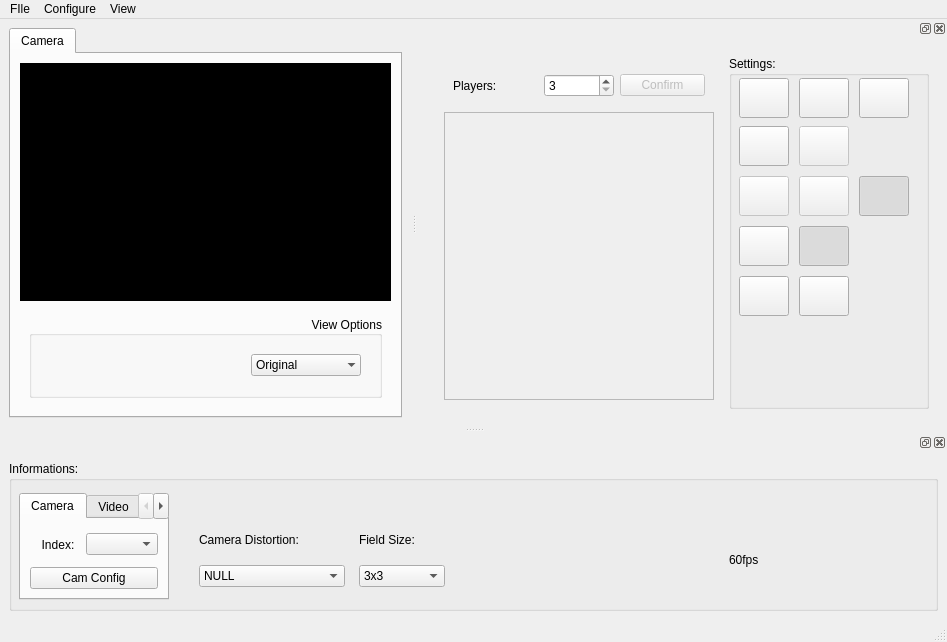
<?xml version="1.0" encoding="UTF-8"?>
<ui version="4.0">
 <class>MainVSSWindow</class>
 <widget class="QMainWindow" name="MainVSSWindow">
  <property name="geometry">
   <rect>
    <x>0</x>
    <y>0</y>
    <width>947</width>
    <height>642</height>
   </rect>
  </property>
  <property name="windowTitle">
   <string>VSS-Vision (RobôCIn)</string>
  </property>
  <property name="windowIcon">
   <iconset resource="../image.qrc">
    <normaloff>:/image/icon/icon_squared_medium.png</normaloff>:/image/icon/icon_squared_medium.png</iconset>
  </property>
  <widget class="QWidget" name="CentralWidget">
   <property name="enabled">
    <bool>true</bool>
   </property>
   <layout class="QVBoxLayout" name="verticalLayout_6">
    <item>
     <widget class="QTabWidget" name="tabWidget">
      <property name="currentIndex">
       <number>0</number>
      </property>
      <widget class="QWidget" name="cameraTab">
       <attribute name="title">
        <string>Camera</string>
       </attribute>
       <layout class="QVBoxLayout" name="verticalLayout_2">
        <item>
         <widget class="QFrame" name="cameraFrame">
          <property name="sizePolicy">
           <sizepolicy hsizetype="Expanding" vsizetype="Expanding">
            <horstretch>0</horstretch>
            <verstretch>0</verstretch>
           </sizepolicy>
          </property>
          <property name="minimumSize">
           <size>
            <width>0</width>
            <height>0</height>
           </size>
          </property>
          <property name="maximumSize">
           <size>
            <width>16777215</width>
            <height>16777215</height>
           </size>
          </property>
          <property name="styleSheet">
           <string notr="true">background-color: rgb(0, 0, 0);</string>
          </property>
          <property name="frameShape">
           <enum>QFrame::StyledPanel</enum>
          </property>
          <property name="frameShadow">
           <enum>QFrame::Raised</enum>
          </property>
          <widget class="QLabel" name="cameraLabel">
           <property name="geometry">
            <rect>
             <x>70</x>
             <y>50</y>
             <width>321</width>
             <height>221</height>
            </rect>
           </property>
           <property name="sizePolicy">
            <sizepolicy hsizetype="Expanding" vsizetype="Expanding">
             <horstretch>4</horstretch>
             <verstretch>3</verstretch>
            </sizepolicy>
           </property>
           <property name="minimumSize">
            <size>
             <width>0</width>
             <height>0</height>
            </size>
           </property>
           <property name="mouseTracking">
            <bool>true</bool>
           </property>
           <property name="autoFillBackground">
            <bool>false</bool>
           </property>
           <property name="styleSheet">
            <string notr="true">background-color: rgb(0, 0, 0);</string>
           </property>
           <property name="text">
            <string/>
           </property>
           <property name="scaledContents">
            <bool>true</bool>
           </property>
           <property name="alignment">
            <set>Qt::AlignCenter</set>
           </property>
          </widget>
         </widget>
        </item>
        <item>
         <widget class="QWidget" name="cameraWidget" native="true">
          <property name="minimumSize">
           <size>
            <width>0</width>
            <height>100</height>
           </size>
          </property>
          <layout class="QHBoxLayout" name="horizontalLayout_4">
           <item>
            <widget class="QGroupBox" name="viewOptionsGroupBox">
             <property name="title">
              <string>View Options</string>
             </property>
             <property name="alignment">
              <set>Qt::AlignRight|Qt::AlignTrailing|Qt::AlignVCenter</set>
             </property>
             <layout class="QHBoxLayout" name="horizontalLayout_5">
              <item>
               <spacer name="horizontalSpacer">
                <property name="orientation">
                 <enum>Qt::Horizontal</enum>
                </property>
                <property name="sizeHint" stdset="0">
                 <size>
                  <width>222</width>
                  <height>20</height>
                 </size>
                </property>
               </spacer>
              </item>
              <item>
               <widget class="QWidget" name="viewOptionsWidget" native="true">
                <layout class="QVBoxLayout" name="verticalLayout_5">
                 <item>
                  <widget class="QComboBox" name="visualizationComboBox">
                   <property name="minimumSize">
                    <size>
                     <width>110</width>
                     <height>22</height>
                    </size>
                   </property>
                   <property name="layoutDirection">
                    <enum>Qt::LeftToRight</enum>
                   </property>
                   <property name="sizeAdjustPolicy">
                    <enum>QComboBox::AdjustToMinimumContentsLength</enum>
                   </property>
                   <property name="frame">
                    <bool>false</bool>
                   </property>
                   <item>
                    <property name="text">
                     <string>Original</string>
                    </property>
                   </item>
                  </widget>
                 </item>
                </layout>
               </widget>
              </item>
             </layout>
            </widget>
           </item>
          </layout>
         </widget>
        </item>
       </layout>
      </widget>
     </widget>
    </item>
   </layout>
  </widget>
  <widget class="QMenuBar" name="menubar">
   <property name="geometry">
    <rect>
     <x>0</x>
     <y>0</y>
     <width>947</width>
     <height>22</height>
    </rect>
   </property>
   <widget class="QMenu" name="menuFIle">
    <property name="title">
     <string>FIle</string>
    </property>
    <addaction name="separator"/>
    <addaction name="actionClose"/>
   </widget>
   <widget class="QMenu" name="menuConfigure">
    <property name="title">
     <string>Configure</string>
    </property>
   </widget>
   <widget class="QMenu" name="menuView">
    <property name="title">
     <string>View</string>
    </property>
    <addaction name="actionMenu"/>
   </widget>
   <addaction name="menuFIle"/>
   <addaction name="menuConfigure"/>
   <addaction name="menuView"/>
  </widget>
  <widget class="QStatusBar" name="statusbar"/>
  <widget class="QDockWidget" name="informationsDockWidget">
   <property name="allowedAreas">
    <set>Qt::BottomDockWidgetArea</set>
   </property>
   <attribute name="dockWidgetArea">
    <number>8</number>
   </attribute>
   <widget class="QWidget" name="dockWidgetContents">
    <layout class="QVBoxLayout" name="verticalLayout_4">
     <item>
      <widget class="QGroupBox" name="groupBox">
       <property name="sizePolicy">
        <sizepolicy hsizetype="Expanding" vsizetype="Expanding">
         <horstretch>0</horstretch>
         <verstretch>0</verstretch>
        </sizepolicy>
       </property>
       <property name="minimumSize">
        <size>
         <width>0</width>
         <height>150</height>
        </size>
       </property>
       <property name="title">
        <string>Informations:</string>
       </property>
       <widget class="QTabWidget" name="sourceTab">
        <property name="geometry">
         <rect>
          <x>10</x>
          <y>32</y>
          <width>150</width>
          <height>107</height>
         </rect>
        </property>
        <property name="sizePolicy">
         <sizepolicy hsizetype="Expanding" vsizetype="Expanding">
          <horstretch>0</horstretch>
          <verstretch>0</verstretch>
         </sizepolicy>
        </property>
        <property name="currentIndex">
         <number>0</number>
        </property>
        <property name="tabsClosable">
         <bool>false</bool>
        </property>
        <widget class="QWidget" name="camTab">
         <attribute name="title">
          <string>Camera</string>
         </attribute>
         <layout class="QVBoxLayout" name="verticalLayout_8">
          <item>
           <widget class="QWidget" name="cameraIndexWidget" native="true">
            <layout class="QHBoxLayout" name="horizontalLayout_6">
             <property name="spacing">
              <number>0</number>
             </property>
             <property name="leftMargin">
              <number>0</number>
             </property>
             <property name="topMargin">
              <number>0</number>
             </property>
             <property name="rightMargin">
              <number>0</number>
             </property>
             <property name="bottomMargin">
              <number>0</number>
             </property>
             <item>
              <widget class="QLabel" name="cameraIndexLabel">
               <property name="enabled">
                <bool>true</bool>
               </property>
               <property name="text">
                <string>Index:</string>
               </property>
               <property name="alignment">
                <set>Qt::AlignCenter</set>
               </property>
              </widget>
             </item>
             <item>
              <widget class="QComboBox" name="cameraIndexComboBox">
               <property name="enabled">
                <bool>true</bool>
               </property>
               <property name="editable">
                <bool>false</bool>
               </property>
              </widget>
             </item>
            </layout>
           </widget>
          </item>
          <item>
           <widget class="QPushButton" name="cameraConfigPushButton">
            <property name="enabled">
             <bool>true</bool>
            </property>
            <property name="text">
             <string>Cam Config</string>
            </property>
            <property name="autoDefault">
             <bool>false</bool>
            </property>
            <property name="default">
             <bool>false</bool>
            </property>
            <property name="flat">
             <bool>false</bool>
            </property>
           </widget>
          </item>
         </layout>
        </widget>
        <widget class="QWidget" name="videoTab">
         <attribute name="title">
          <string>Video</string>
         </attribute>
         <layout class="QVBoxLayout" name="verticalLayout_7">
          <item>
           <widget class="QLabel" name="videoFileNameLabel">
            <property name="enabled">
             <bool>true</bool>
            </property>
            <property name="layoutDirection">
             <enum>Qt::LeftToRight</enum>
            </property>
            <property name="text">
             <string>Video file name:</string>
            </property>
            <property name="alignment">
             <set>Qt::AlignCenter</set>
            </property>
           </widget>
          </item>
          <item>
           <widget class="QPushButton" name="videoPathBrowsePushButton">
            <property name="enabled">
             <bool>true</bool>
            </property>
            <property name="text">
             <string>Browse...</string>
            </property>
           </widget>
          </item>
         </layout>
        </widget>
        <widget class="QWidget" name="spinnakerTab">
         <attribute name="title">
          <string>Spinnaker</string>
         </attribute>
         <layout class="QVBoxLayout" name="verticalLayout_spinnaker">
          <item>
           <widget class="QWidget" name="spinnakerIndexWidget" native="true">
            <layout class="QHBoxLayout" name="horizontalLayout_spinnaker">
             <property name="spacing"><number>0</number></property>
             <property name="leftMargin"><number>0</number></property>
             <property name="topMargin"><number>0</number></property>
             <property name="rightMargin"><number>0</number></property>
             <property name="bottomMargin"><number>0</number></property>
             <item>
              <widget class="QLabel" name="spinnakerIndexLabel">
               <property name="text"><string>Camera:</string></property>
               <property name="alignment"><set>Qt::AlignCenter</set></property>
              </widget>
             </item>
             <item>
              <widget class="QComboBox" name="spinnakerComboBox"/>
             </item>
            </layout>
           </widget>
          </item>
         </layout>
        </widget>
       </widget>
       <widget class="QLabel" name="mousePositionLabel">
        <property name="geometry">
         <rect>
          <x>12</x>
          <y>32</y>
          <width>16</width>
          <height>17</height>
         </rect>
        </property>
        <property name="text">
         <string/>
        </property>
       </widget>
       <widget class="QWidget" name="cameraDistortionWidget" native="true">
        <property name="geometry">
         <rect>
          <x>190</x>
          <y>60</y>
          <width>146</width>
          <height>66</height>
         </rect>
        </property>
        <layout class="QVBoxLayout" name="verticalLayout_9">
         <item>
          <widget class="QLabel" name="CameraDistortion">
           <property name="text">
            <string>Camera Distortion:</string>
           </property>
          </widget>
         </item>
         <item>
          <widget class="QComboBox" name="DistortionComboBox">
           <item>
            <property name="text">
             <string>NULL</string>
            </property>
           </item>
           <item>
            <property name="text">
             <string>ELP-USB</string>
            </property>
           </item>
          </widget>
         </item>
        </layout>
       </widget>
       <widget class="QWidget" name="fieldSizeWidget" native="true">
        <property name="geometry">
         <rect>
          <x>350</x>
          <y>60</y>
          <width>86</width>
          <height>66</height>
         </rect>
        </property>
        <layout class="QVBoxLayout" name="verticalLayout_10">
         <item>
          <widget class="QLabel" name="fieldSizeLabel">
           <property name="text">
            <string>Field Size:</string>
           </property>
          </widget>
         </item>
         <item>
          <widget class="QComboBox" name="fieldSizeComboBox">
           <item>
            <property name="text">
             <string>3x3</string>
            </property>
           </item>
           <item>
            <property name="text">
             <string>5x5</string>
            </property>
           </item>
          </widget>
         </item>
        </layout>
       </widget>
       <widget class="QLabel" name="fpsLabel">
        <property name="geometry">
         <rect>
          <x>720</x>
          <y>90</y>
          <width>200</width>
          <height>17</height>
         </rect>
        </property>
        <property name="text">
         <string>60fps</string>
        </property>
       </widget>
      </widget>
     </item>
    </layout>
   </widget>
  </widget>
  <widget class="QDockWidget" name="settingsDockWidget">
   <property name="allowedAreas">
    <set>Qt::RightDockWidgetArea</set>
   </property>
   <attribute name="dockWidgetArea">
    <number>2</number>
   </attribute>
   <widget class="QWidget" name="dockWidgetContents_2">
    <layout class="QHBoxLayout" name="horizontalLayout">
     <item>
      <widget class="QWidget" name="widget_3" native="true">
       <property name="sizePolicy">
        <sizepolicy hsizetype="Preferred" vsizetype="Preferred">
         <horstretch>0</horstretch>
         <verstretch>0</verstretch>
        </sizepolicy>
       </property>
       <layout class="QHBoxLayout" name="horizontalLayout_3">
        <item>
         <widget class="QWidget" name="widget" native="true">
          <property name="sizePolicy">
           <sizepolicy hsizetype="Preferred" vsizetype="Preferred">
            <horstretch>0</horstretch>
            <verstretch>0</verstretch>
           </sizepolicy>
          </property>
          <property name="maximumSize">
           <size>
            <width>350</width>
            <height>16777215</height>
           </size>
          </property>
          <layout class="QVBoxLayout" name="verticalLayout">
           <item>
            <widget class="QWidget" name="numberOfPlayersWidget" native="true">
             <property name="sizePolicy">
              <sizepolicy hsizetype="Preferred" vsizetype="Preferred">
               <horstretch>0</horstretch>
               <verstretch>0</verstretch>
              </sizepolicy>
             </property>
             <layout class="QHBoxLayout" name="horizontalLayout_2">
              <item>
               <widget class="QLabel" name="numberOfPlayersLabel">
                <property name="text">
                 <string>Players:</string>
                </property>
               </widget>
              </item>
              <item>
               <widget class="QSpinBox" name="numberOfPlayersSpinBox">
                <property name="maximumSize">
                 <size>
                  <width>70</width>
                  <height>16777215</height>
                 </size>
                </property>
                <property name="minimum">
                 <number>3</number>
                </property>
                <property name="maximum">
                 <number>11</number>
                </property>
                <property name="value">
                 <number>3</number>
                </property>
               </widget>
              </item>
              <item>
               <widget class="QPushButton" name="numbetOfPlayersConfirm">
                <property name="enabled">
                 <bool>false</bool>
                </property>
                <property name="maximumSize">
                 <size>
                  <width>100</width>
                  <height>16777215</height>
                 </size>
                </property>
                <property name="text">
                 <string>Confirm</string>
                </property>
                <property name="checkable">
                 <bool>false</bool>
                </property>
               </widget>
              </item>
             </layout>
            </widget>
           </item>
           <item>
            <widget class="QScrollArea" name="robotsScrollArea">
             <property name="minimumSize">
              <size>
               <width>270</width>
               <height>0</height>
              </size>
             </property>
             <property name="maximumSize">
              <size>
               <width>16777215</width>
               <height>16777215</height>
              </size>
             </property>
             <property name="autoFillBackground">
              <bool>true</bool>
             </property>
             <property name="widgetResizable">
              <bool>true</bool>
             </property>
             <widget class="QWidget" name="scrollAreaWidgetContents">
              <property name="geometry">
               <rect>
                <x>0</x>
                <y>0</y>
                <width>268</width>
                <height>285</height>
               </rect>
              </property>
              <property name="autoFillBackground">
               <bool>true</bool>
              </property>
              <layout class="QVBoxLayout" name="verticalLayout_3"/>
             </widget>
            </widget>
           </item>
          </layout>
         </widget>
        </item>
        <item>
         <widget class="QGroupBox" name="groupBox_2">
          <property name="sizePolicy">
           <sizepolicy hsizetype="Preferred" vsizetype="Preferred">
            <horstretch>0</horstretch>
            <verstretch>0</verstretch>
           </sizepolicy>
          </property>
          <property name="minimumSize">
           <size>
            <width>200</width>
            <height>0</height>
           </size>
          </property>
          <property name="maximumSize">
           <size>
            <width>350</width>
            <height>16777215</height>
           </size>
          </property>
          <property name="title">
           <string>Settings:</string>
          </property>
          <widget class="QPushButton" name="halfPushButton">
           <property name="geometry">
            <rect>
             <x>70</x>
             <y>170</y>
             <width>50</width>
             <height>40</height>
            </rect>
           </property>
           <property name="toolTip">
            <string>&lt;html&gt;&lt;head/&gt;&lt;body&gt;&lt;p&gt;FIrst or second half button&lt;/p&gt;&lt;p&gt;This button toggles between first and second half of the game.&lt;/p&gt;&lt;p&gt;&lt;br/&gt;&lt;/p&gt;&lt;p&gt;The shortcut for this button is the letter '=' in the keyboard.&lt;/p&gt;&lt;/body&gt;&lt;/html&gt;</string>
           </property>
           <property name="text">
            <string/>
           </property>
           <property name="icon">
            <iconset resource="../iconTools/icontools.qrc">
             <normaloff>:/image/icon/field2.png</normaloff>
             <normalon>:/image/icon/field1.png</normalon>
             <disabledon>:/image/icon/field1.png</disabledon>
             <activeon>:/image/icon/field1.png</activeon>
             <selectedon>:/image/icon/field1.png</selectedon>:/image/icon/field2.png</iconset>
           </property>
           <property name="iconSize">
            <size>
             <width>32</width>
             <height>32</height>
            </size>
           </property>
           <property name="shortcut">
            <string>=</string>
           </property>
           <property name="checkable">
            <bool>true</bool>
           </property>
           <property name="checked">
            <bool>true</bool>
           </property>
          </widget>
          <widget class="QPushButton" name="capturePushButton">
           <property name="geometry">
            <rect>
             <x>10</x>
             <y>22</y>
             <width>50</width>
             <height>40</height>
            </rect>
           </property>
           <property name="toolTip">
            <string>&lt;html&gt;&lt;head/&gt;&lt;body&gt;&lt;p&gt;Start Capture Button&lt;/p&gt;&lt;p&gt;When this button is pressed, the application starts to get frames from the video or camera.&lt;/p&gt;&lt;p&gt;The shortcut of this button is the number 1.&lt;/p&gt;&lt;/body&gt;&lt;/html&gt;</string>
           </property>
           <property name="autoFillBackground">
            <bool>false</bool>
           </property>
           <property name="text">
            <string/>
           </property>
           <property name="icon">
            <iconset resource="../iconTools/icontools.qrc">
             <normaloff>:/image/icon/006-video-camera.png</normaloff>:/image/icon/006-video-camera.png</iconset>
           </property>
           <property name="iconSize">
            <size>
             <width>30</width>
             <height>30</height>
            </size>
           </property>
           <property name="shortcut">
            <string>1</string>
           </property>
           <property name="checkable">
            <bool>true</bool>
           </property>
           <property name="checked">
            <bool>false</bool>
           </property>
          </widget>
          <widget class="QPushButton" name="recordPushButton">
           <property name="enabled">
            <bool>true</bool>
           </property>
           <property name="geometry">
            <rect>
             <x>130</x>
             <y>22</y>
             <width>50</width>
             <height>40</height>
            </rect>
           </property>
           <property name="toolTip">
            <string>&lt;html&gt;&lt;head/&gt;&lt;body&gt;&lt;p&gt;Set Record Button&lt;/p&gt;&lt;p&gt;This button starts the record of the video. The popup asking the path and name of the video will appears once you start to record and set the start all button or the start capture button.&lt;/p&gt;&lt;p&gt;The shortcut of this button is the number 0.&lt;/p&gt;&lt;/body&gt;&lt;/html&gt;</string>
           </property>
           <property name="text">
            <string/>
           </property>
           <property name="icon">
            <iconset resource="../iconTools/icontools.qrc">
             <normaloff>:/image/icon/001-rec-button.png</normaloff>:/image/icon/001-rec-button.png</iconset>
           </property>
           <property name="iconSize">
            <size>
             <width>30</width>
             <height>30</height>
            </size>
           </property>
           <property name="shortcut">
            <string>0</string>
           </property>
           <property name="checkable">
            <bool>true</bool>
           </property>
          </widget>
          <widget class="QPushButton" name="visionInitPushButton">
           <property name="enabled">
            <bool>false</bool>
           </property>
           <property name="geometry">
            <rect>
             <x>10</x>
             <y>120</y>
             <width>50</width>
             <height>40</height>
            </rect>
           </property>
           <property name="toolTip">
            <string>&lt;html&gt;&lt;head/&gt;&lt;body&gt;&lt;p&gt;Start VIsion Button&lt;/p&gt;&lt;p&gt;This button starts the computational vision system.&lt;/p&gt;&lt;p&gt;&lt;br/&gt;&lt;/p&gt;&lt;p&gt;The shortcut of this button is the number 3.&lt;/p&gt;&lt;/body&gt;&lt;/html&gt;</string>
           </property>
           <property name="text">
            <string/>
           </property>
           <property name="icon">
            <iconset resource="../iconTools/icontools.qrc">
             <normaloff>:/image/icon/016-eye.png</normaloff>:/image/icon/016-eye.png</iconset>
           </property>
           <property name="iconSize">
            <size>
             <width>30</width>
             <height>30</height>
            </size>
           </property>
           <property name="shortcut">
            <string>3</string>
           </property>
           <property name="checkable">
            <bool>true</bool>
           </property>
           <property name="flat">
            <bool>false</bool>
           </property>
          </widget>
          <widget class="QPushButton" name="maggicSegmentationButton">
           <property name="enabled">
            <bool>true</bool>
           </property>
           <property name="geometry">
            <rect>
             <x>130</x>
             <y>120</y>
             <width>50</width>
             <height>40</height>
            </rect>
           </property>
           <property name="toolTip">
            <string>&lt;html&gt;&lt;head/&gt;&lt;body&gt;&lt;p&gt;Configure Vision Button&lt;/p&gt;&lt;p&gt;This button opens the configuration of the automatic segmentation system in a new window.&lt;/p&gt;&lt;p&gt;&lt;br/&gt;&lt;/p&gt;&lt;p&gt;The shortcut of this button is the letter m in the keyboard.&lt;/p&gt;&lt;/body&gt;&lt;/html&gt;</string>
           </property>
           <property name="text">
            <string/>
           </property>
           <property name="icon">
            <iconset resource="../iconTools/icontools.qrc">
             <normaloff>:/image/icon/030-wand.png</normaloff>:/image/icon/030-wand.png</iconset>
           </property>
           <property name="iconSize">
            <size>
             <width>30</width>
             <height>30</height>
            </size>
           </property>
           <property name="shortcut">
            <string>M</string>
           </property>
           <property name="checkable">
            <bool>true</bool>
           </property>
           <property name="checked">
            <bool>true</bool>
           </property>
           <property name="flat">
            <bool>false</bool>
           </property>
          </widget>
          <widget class="QPushButton" name="primaryColor">
           <property name="geometry">
            <rect>
             <x>10</x>
             <y>170</y>
             <width>50</width>
             <height>40</height>
            </rect>
           </property>
           <property name="toolTip">
            <string>&lt;html&gt;&lt;head/&gt;&lt;body&gt;&lt;p&gt;Primary color button&lt;/p&gt;&lt;p&gt;This button toggles between the blue color and the yellow color as primary color to your team.&lt;/p&gt;&lt;p&gt;&lt;br/&gt;&lt;/p&gt;&lt;p&gt;The shortcut for this button is key '-' in the keyboard.&lt;/p&gt;&lt;/body&gt;&lt;/html&gt;</string>
           </property>
           <property name="text">
            <string/>
           </property>
           <property name="icon">
            <iconset resource="../iconTools/icontools.qrc">
             <normaloff>:/image/icon/013-blueFlag.png</normaloff>
             <normalon>:/image/icon/014-yellowFlag.png</normalon>
             <activeon>:/image/icon/014-yellowFlag.png</activeon>
             <selectedon>:/image/icon/014-yellowFlag.png</selectedon>:/image/icon/013-blueFlag.png</iconset>
           </property>
           <property name="iconSize">
            <size>
             <width>32</width>
             <height>32</height>
            </size>
           </property>
           <property name="shortcut">
            <string>-</string>
           </property>
           <property name="checkable">
            <bool>true</bool>
           </property>
           <property name="checked">
            <bool>false</bool>
           </property>
           <property name="autoRepeatDelay">
            <number>0</number>
           </property>
           <property name="autoRepeatInterval">
            <number>0</number>
           </property>
           <property name="default">
            <bool>false</bool>
           </property>
           <property name="flat">
            <bool>false</bool>
           </property>
          </widget>
          <widget class="QPushButton" name="calibrateFieldPointspushButton">
           <property name="enabled">
            <bool>false</bool>
           </property>
           <property name="geometry">
            <rect>
             <x>70</x>
             <y>70</y>
             <width>50</width>
             <height>40</height>
            </rect>
           </property>
           <property name="toolTip">
            <string>&lt;html&gt;&lt;head/&gt;&lt;body&gt;&lt;p&gt;Field Points Calibration Button&lt;/p&gt;&lt;p&gt;This button opens a new window where you can calibrate the field points to the field crop function beside this button.&lt;/p&gt;&lt;p&gt;&lt;br/&gt;&lt;/p&gt;&lt;p&gt;The shortcut of this button is the letter c in the keyboard.&lt;/p&gt;&lt;/body&gt;&lt;/html&gt;</string>
           </property>
           <property name="text">
            <string/>
           </property>
           <property name="icon">
            <iconset resource="../iconTools/icontools.qrc">
             <normaloff>:/image/icon/003-football-field-in-perspective.png</normaloff>:/image/icon/003-football-field-in-perspective.png</iconset>
           </property>
           <property name="iconSize">
            <size>
             <width>32</width>
             <height>32</height>
            </size>
           </property>
           <property name="shortcut">
            <string>F</string>
           </property>
          </widget>
          <widget class="QPushButton" name="startAllPushButton">
           <property name="geometry">
            <rect>
             <x>70</x>
             <y>22</y>
             <width>50</width>
             <height>40</height>
            </rect>
           </property>
           <property name="toolTip">
            <string>&lt;html&gt;&lt;head/&gt;&lt;body&gt;&lt;p&gt;Start All Button&lt;/p&gt;&lt;p&gt;This button Start the capture, start the computational vision system, the strategy system as well as the communication system. Also, this button enables the camera crop in the visualization panel.&lt;/p&gt;&lt;p&gt;The shortcut of this button is the key ' in the keyboard.&lt;/p&gt;&lt;/body&gt;&lt;/html&gt;</string>
           </property>
           <property name="text">
            <string/>
           </property>
           <property name="icon">
            <iconset resource="../iconTools/icontools.qrc">
             <normaloff>:/image/icon/005-power-button.png</normaloff>
             <normalon>:/image/icon/004-pause.png</normalon>:/image/icon/005-power-button.png</iconset>
           </property>
           <property name="iconSize">
            <size>
             <width>30</width>
             <height>30</height>
            </size>
           </property>
           <property name="shortcut">
            <string>'</string>
           </property>
           <property name="checkable">
            <bool>true</bool>
           </property>
           <property name="checked">
            <bool>false</bool>
           </property>
          </widget>
          <widget class="QPushButton" name="visionConfigurePushButton">
           <property name="enabled">
            <bool>false</bool>
           </property>
           <property name="geometry">
            <rect>
             <x>70</x>
             <y>120</y>
             <width>50</width>
             <height>40</height>
            </rect>
           </property>
           <property name="toolTip">
            <string>&lt;html&gt;&lt;head/&gt;&lt;body&gt;&lt;p&gt;Configure Vision Button&lt;/p&gt;&lt;p&gt;   This button opens the configuration of the computational vision system in a new window.&lt;/p&gt;&lt;p&gt;&lt;br/&gt;&lt;/p&gt;&lt;p&gt;The shortcut of this button is the letter v in the keyboard.&lt;/p&gt;&lt;/body&gt;&lt;/html&gt;</string>
           </property>
           <property name="text">
            <string/>
           </property>
           <property name="icon">
            <iconset resource="../iconTools/icontools.qrc">
             <normaloff>:/image/icon/012-settings-work-tool.png</normaloff>:/image/icon/012-settings-work-tool.png</iconset>
           </property>
           <property name="iconSize">
            <size>
             <width>30</width>
             <height>30</height>
            </size>
           </property>
           <property name="shortcut">
            <string>V</string>
           </property>
           <property name="flat">
            <bool>false</bool>
           </property>
          </widget>
          <widget class="QPushButton" name="cutFieldPushButton">
           <property name="geometry">
            <rect>
             <x>10</x>
             <y>70</y>
             <width>50</width>
             <height>40</height>
            </rect>
           </property>
           <property name="toolTip">
            <string>&lt;html&gt;&lt;head/&gt;&lt;body&gt;&lt;p&gt;Cut Field Button&lt;/p&gt;&lt;p&gt;This button enables the field crop funtion. You can disable it at any time. The strategy and vision system may not work properly without this option marked. To configure the field crop area see the button beside this one.&lt;/p&gt;&lt;p&gt;&lt;br/&gt;&lt;/p&gt;&lt;p&gt;The shortcut of this button is the number 2.&lt;/p&gt;&lt;/body&gt;&lt;/html&gt;</string>
           </property>
           <property name="autoFillBackground">
            <bool>false</bool>
           </property>
           <property name="text">
            <string/>
           </property>
           <property name="icon">
            <iconset resource="../iconTools/icontools.qrc">
             <normaloff>:/image/icon/002-crop-symbol.png</normaloff>:/image/icon/002-crop-symbol.png</iconset>
           </property>
           <property name="iconSize">
            <size>
             <width>32</width>
             <height>32</height>
            </size>
           </property>
           <property name="shortcut">
            <string>2</string>
           </property>
           <property name="checkable">
            <bool>true</bool>
           </property>
           <property name="checked">
            <bool>false</bool>
           </property>
          </widget>
          <widget class="QPushButton" name="playNNButton">
           <property name="geometry">
            <rect>
             <x>10</x>
             <y>220</y>
             <width>50</width>
             <height>40</height>
            </rect>
           </property>
           <property name="toolTip">
            <string>&lt;html&gt;&lt;head/&gt;&lt;body&gt;&lt;p&gt;Play/Pause Button&lt;/p&gt;&lt;p&gt;This button toggles between the blue color and the yellow color as primary color to your team.&lt;/p&gt;&lt;p&gt;&lt;br/&gt;&lt;/p&gt;&lt;p&gt;The shortcut for this button is key 'p' in the keyboard.&lt;/p&gt;&lt;/body&gt;&lt;/html&gt;</string>
           </property>
           <property name="text">
            <string/>
           </property>
           <property name="icon">
            <iconset resource="../iconTools/icontools.qrc">
             <normaloff>:/image/icon/play.png</normaloff>
             <normalon>:/image/icon/pause.png</normalon>
             <activeon>:/image/icon/pause.png</activeon>
             <selectedon>:/image/icon/pause.png</selectedon>:/image/icon/play.png</iconset>
           </property>
           <property name="iconSize">
            <size>
             <width>32</width>
             <height>32</height>
            </size>
           </property>
           <property name="shortcut">
            <string>P</string>
           </property>
           <property name="checkable">
            <bool>true</bool>
           </property>
           <property name="checked">
            <bool>false</bool>
           </property>
           <property name="autoRepeatDelay">
            <number>0</number>
           </property>
           <property name="autoRepeatInterval">
            <number>0</number>
           </property>
           <property name="default">
            <bool>false</bool>
           </property>
           <property name="flat">
            <bool>false</bool>
           </property>
          </widget>
          <widget class="QPushButton" name="stopButton">
           <property name="geometry">
            <rect>
             <x>70</x>
             <y>220</y>
             <width>50</width>
             <height>40</height>
            </rect>
           </property>
           <property name="toolTip">
            <string>&lt;html&gt;&lt;head/&gt;&lt;body&gt;&lt;p&gt;Play/Pause Button&lt;/p&gt;&lt;p&gt;This button toggles between the blue color and the yellow color as primary color to your team.&lt;/p&gt;&lt;p&gt;&lt;br/&gt;&lt;/p&gt;&lt;p&gt;The shortcut for this button is key 'p' in the keyboard.&lt;/p&gt;&lt;/body&gt;&lt;/html&gt;</string>
           </property>
           <property name="text">
            <string/>
           </property>
           <property name="icon">
            <iconset resource="../iconTools/icontools.qrc">
             <normaloff>:/image/icon/stop.png</normaloff>:/image/icon/stop.png</iconset>
           </property>
           <property name="iconSize">
            <size>
             <width>32</width>
             <height>32</height>
            </size>
           </property>
           <property name="shortcut">
            <string>Space</string>
           </property>
           <property name="checkable">
            <bool>false</bool>
           </property>
           <property name="checked">
            <bool>false</bool>
           </property>
           <property name="autoRepeatDelay">
            <number>0</number>
           </property>
           <property name="autoRepeatInterval">
            <number>0</number>
           </property>
           <property name="default">
            <bool>false</bool>
           </property>
           <property name="flat">
            <bool>false</bool>
           </property>
          </widget>
         </widget>
        </item>
       </layout>
      </widget>
     </item>
    </layout>
   </widget>
  </widget>
  <action name="actionClose">
   <property name="text">
    <string>Close</string>
   </property>
  </action>
  <action name="actionMenu">
   <property name="text">
    <string>Menu</string>
   </property>
  </action>
 </widget>
 <resources>
  <include location="../iconTools/icontools.qrc"/>
  <include location="../image.qrc"/>
 </resources>
 <connections/>
</ui>
